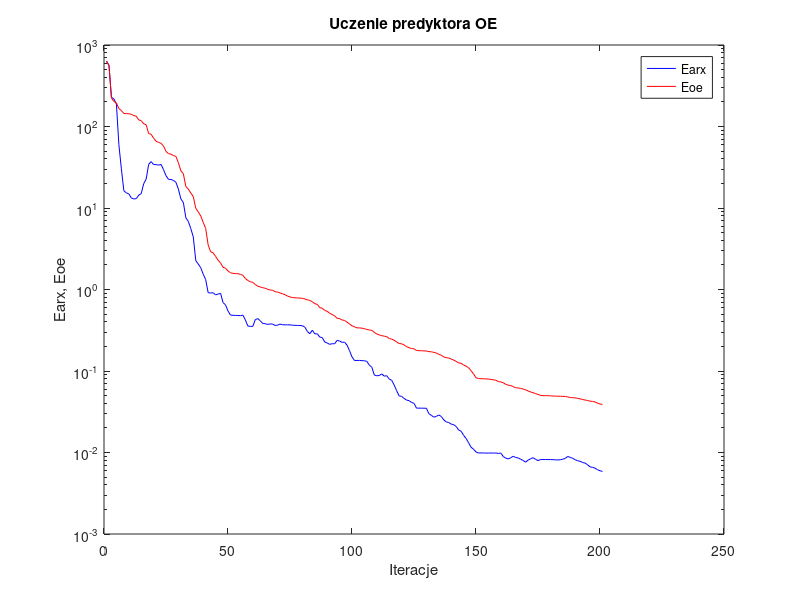
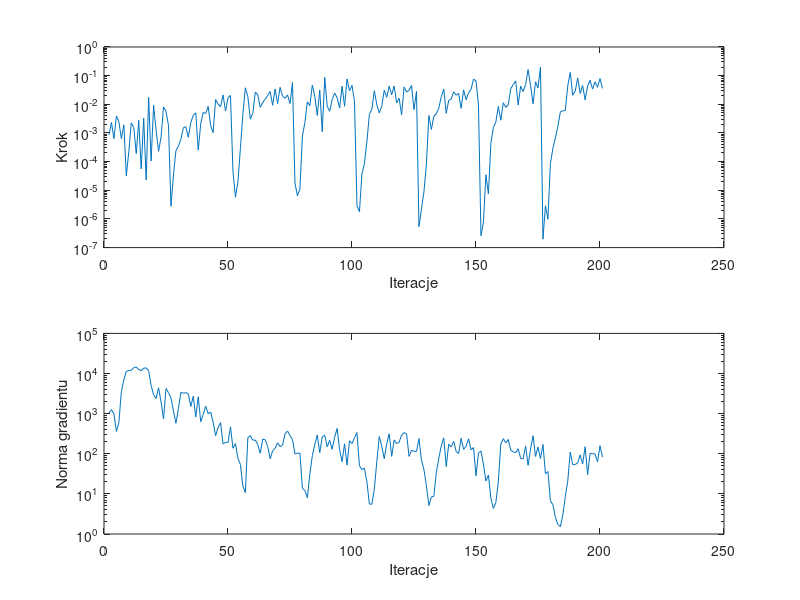

Source code (MATLAB) for these figures, in order:
%uczenie predyktora oe
clear all;
n=0; farx(n+1)=6.349077e+002; foe(n+1)=6.337611e+002; wspucz(n+1)=0.000000e+000; ng(n+1)=0.000000e+000;
%odnowa zmiennej metryki
n=1; farx(n+1)=5.630403e+002; foe(n+1)=5.627231e+002; krok(n+1)=8.523876e-004; ng(n+1)=1.030806e+003;
n=2; farx(n+1)=2.289655e+002; foe(n+1)=2.243890e+002; krok(n+1)=2.324948e-003; ng(n+1)=1.255763e+003;
n=3; farx(n+1)=2.175763e+002; foe(n+1)=2.022334e+002; krok(n+1)=6.328553e-004; ng(n+1)=9.898480e+002;
n=4; farx(n+1)=1.883446e+002; foe(n+1)=1.946101e+002; krok(n+1)=3.917519e-003; ng(n+1)=3.606488e+002;
n=5; farx(n+1)=5.973989e+001; foe(n+1)=1.658983e+002; krok(n+1)=2.444561e-003; ng(n+1)=6.031805e+002;
n=6; farx(n+1)=3.031242e+001; foe(n+1)=1.572231e+002; krok(n+1)=6.384605e-004; ng(n+1)=3.562187e+003;
n=7; farx(n+1)=1.628599e+001; foe(n+1)=1.443874e+002; krok(n+1)=1.915237e-003; ng(n+1)=6.950190e+003;
n=8; farx(n+1)=1.532173e+001; foe(n+1)=1.438819e+002; krok(n+1)=3.204087e-005; ng(n+1)=1.133682e+004;
n=9; farx(n+1)=1.491963e+001; foe(n+1)=1.434378e+002; krok(n+1)=2.215284e-004; ng(n+1)=1.186364e+004;
n=10; farx(n+1)=1.329277e+001; foe(n+1)=1.413896e+002; krok(n+1)=2.254077e-003; ng(n+1)=1.204580e+004;
n=11; farx(n+1)=1.292146e+001; foe(n+1)=1.359805e+002; krok(n+1)=1.563831e-003; ng(n+1)=1.408386e+004;
n=12; farx(n+1)=1.301798e+001; foe(n+1)=1.339271e+002; krok(n+1)=1.895397e-004; ng(n+1)=1.456815e+004;
n=13; farx(n+1)=1.437643e+001; foe(n+1)=1.204988e+002; krok(n+1)=2.739044e-003; ng(n+1)=1.244987e+004;
n=14; farx(n+1)=1.501536e+001; foe(n+1)=1.179794e+002; krok(n+1)=5.618446e-005; ng(n+1)=1.178894e+004;
n=15; farx(n+1)=1.988385e+001; foe(n+1)=1.079611e+002; krok(n+1)=3.272337e-003; ng(n+1)=1.351551e+004;
n=16; farx(n+1)=2.261840e+001; foe(n+1)=1.051528e+002; krok(n+1)=2.296646e-005; ng(n+1)=1.388903e+004;
n=17; farx(n+1)=3.422913e+001; foe(n+1)=8.188648e+001; krok(n+1)=1.733857e-002; ng(n+1)=1.174500e+004;
n=18; farx(n+1)=3.710422e+001; foe(n+1)=8.032787e+001; krok(n+1)=1.055848e-004; ng(n+1)=5.059160e+003;
n=19; farx(n+1)=3.415489e+001; foe(n+1)=7.202587e+001; krok(n+1)=9.195867e-003; ng(n+1)=2.919346e+003;
n=20; farx(n+1)=3.404052e+001; foe(n+1)=6.589564e+001; krok(n+1)=1.250908e-003; ng(n+1)=2.393166e+003;
n=21; farx(n+1)=3.363412e+001; foe(n+1)=6.382348e+001; krok(n+1)=2.288097e-004; ng(n+1)=4.405823e+003;
n=22; farx(n+1)=3.420326e+001; foe(n+1)=6.220082e+001; krok(n+1)=7.101242e-004; ng(n+1)=1.958147e+003;
n=23; farx(n+1)=2.955557e+001; foe(n+1)=5.756211e+001; krok(n+1)=8.095925e-003; ng(n+1)=7.383942e+002;
n=24; farx(n+1)=2.494106e+001; foe(n+1)=4.954189e+001; krok(n+1)=5.711090e-003; ng(n+1)=4.198477e+003;
n=25; farx(n+1)=2.246376e+001; foe(n+1)=4.644191e+001; krok(n+1)=1.835515e-003; ng(n+1)=3.332785e+003;
%odnowa zmiennej metryki
n=26; farx(n+1)=2.239206e+001; foe(n+1)=4.578340e+001; krok(n+1)=2.798591e-006; ng(n+1)=2.481301e+003;
n=27; farx(n+1)=2.178146e+001; foe(n+1)=4.399143e+001; krok(n+1)=3.440034e-005; ng(n+1)=1.170762e+003;
n=28; farx(n+1)=2.068071e+001; foe(n+1)=4.301729e+001; krok(n+1)=2.394547e-004; ng(n+1)=5.754757e+002;
n=29; farx(n+1)=1.705737e+001; foe(n+1)=3.588576e+001; krok(n+1)=3.467612e-004; ng(n+1)=1.333497e+003;
n=30; farx(n+1)=1.291952e+001; foe(n+1)=2.853267e+001; krok(n+1)=5.972073e-004; ng(n+1)=3.398396e+003;
n=31; farx(n+1)=1.167594e+001; foe(n+1)=2.632772e+001; krok(n+1)=1.524981e-003; ng(n+1)=3.223950e+003;
n=32; farx(n+1)=7.595045e+000; foe(n+1)=1.833046e+001; krok(n+1)=1.638929e-003; ng(n+1)=3.343109e+003;
n=33; farx(n+1)=6.843818e+000; foe(n+1)=1.706651e+001; krok(n+1)=7.059341e-004; ng(n+1)=3.092583e+003;
n=34; farx(n+1)=5.592139e+000; foe(n+1)=1.528269e+001; krok(n+1)=2.341941e-003; ng(n+1)=1.500715e+003;
n=35; farx(n+1)=4.422277e+000; foe(n+1)=1.379323e+001; krok(n+1)=4.101231e-003; ng(n+1)=2.711865e+003;
n=36; farx(n+1)=2.262164e+000; foe(n+1)=9.921042e+000; krok(n+1)=5.060913e-003; ng(n+1)=8.213578e+002;
n=37; farx(n+1)=2.053620e+000; foe(n+1)=8.986143e+000; krok(n+1)=2.530983e-004; ng(n+1)=2.633724e+003;
n=38; farx(n+1)=1.853402e+000; foe(n+1)=7.978268e+000; krok(n+1)=2.105249e-003; ng(n+1)=6.290498e+002;
n=39; farx(n+1)=1.540322e+000; foe(n+1)=6.675119e+000; krok(n+1)=5.214527e-003; ng(n+1)=9.488336e+002;
n=40; farx(n+1)=1.322313e+000; foe(n+1)=5.602181e+000; krok(n+1)=4.761479e-003; ng(n+1)=1.528523e+003;
n=41; farx(n+1)=9.130949e-001; foe(n+1)=3.519388e+000; krok(n+1)=8.402186e-003; ng(n+1)=9.955811e+002;
n=42; farx(n+1)=9.060872e-001; foe(n+1)=2.901284e+000; krok(n+1)=1.797903e-003; ng(n+1)=1.101532e+003;
n=43; farx(n+1)=9.131784e-001; foe(n+1)=2.820774e+000; krok(n+1)=1.022616e-003; ng(n+1)=6.126926e+002;
n=44; farx(n+1)=8.593970e-001; foe(n+1)=2.545620e+000; krok(n+1)=1.464382e-002; ng(n+1)=2.830770e+002;
n=45; farx(n+1)=8.790694e-001; foe(n+1)=2.286145e+000; krok(n+1)=1.012568e-002; ng(n+1)=4.509667e+002;
n=46; farx(n+1)=8.964994e-001; foe(n+1)=2.116051e+000; krok(n+1)=8.252536e-003; ng(n+1)=5.987143e+002;
n=47; farx(n+1)=6.921660e-001; foe(n+1)=1.871435e+000; krok(n+1)=2.128042e-002; ng(n+1)=1.749336e+002;
n=48; farx(n+1)=6.473506e-001; foe(n+1)=1.824398e+000; krok(n+1)=5.829338e-003; ng(n+1)=1.944435e+002;
n=49; farx(n+1)=5.453682e-001; foe(n+1)=1.689198e+000; krok(n+1)=1.680437e-002; ng(n+1)=1.894976e+002;
n=50; farx(n+1)=4.856865e-001; foe(n+1)=1.604674e+000; krok(n+1)=2.038266e-002; ng(n+1)=4.699982e+002;
%odnowa zmiennej metryki
n=51; farx(n+1)=4.824197e-001; foe(n+1)=1.576952e+000; krok(n+1)=4.572173e-005; ng(n+1)=1.373639e+002;
n=52; farx(n+1)=4.807782e-001; foe(n+1)=1.567080e+000; krok(n+1)=5.753080e-006; ng(n+1)=1.791274e+002;
n=53; farx(n+1)=4.794631e-001; foe(n+1)=1.563948e+000; krok(n+1)=1.999909e-005; ng(n+1)=7.621372e+001;
n=54; farx(n+1)=4.772581e-001; foe(n+1)=1.532846e+000; krok(n+1)=2.875463e-004; ng(n+1)=5.418037e+001;
n=55; farx(n+1)=4.846303e-001; foe(n+1)=1.492181e+000; krok(n+1)=4.606611e-003; ng(n+1)=1.564518e+001;
n=56; farx(n+1)=4.237111e-001; foe(n+1)=1.365301e+000; krok(n+1)=3.778964e-002; ng(n+1)=1.080996e+001;
n=57; farx(n+1)=3.564339e-001; foe(n+1)=1.287441e+000; krok(n+1)=1.842177e-002; ng(n+1)=2.519999e+002;
n=58; farx(n+1)=3.528780e-001; foe(n+1)=1.247689e+000; krok(n+1)=3.049962e-003; ng(n+1)=2.823852e+002;
n=59; farx(n+1)=3.527747e-001; foe(n+1)=1.221389e+000; krok(n+1)=4.852392e-003; ng(n+1)=2.172781e+002;
n=60; farx(n+1)=4.275145e-001; foe(n+1)=1.152257e+000; krok(n+1)=2.679765e-002; ng(n+1)=2.201715e+002;
n=61; farx(n+1)=4.393207e-001; foe(n+1)=1.097129e+000; krok(n+1)=2.138537e-002; ng(n+1)=1.679005e+002;
n=62; farx(n+1)=4.131117e-001; foe(n+1)=1.074413e+000; krok(n+1)=7.837498e-003; ng(n+1)=1.029146e+002;
n=63; farx(n+1)=3.828941e-001; foe(n+1)=1.053773e+000; krok(n+1)=1.158426e-002; ng(n+1)=2.329595e+002;
n=64; farx(n+1)=3.805541e-001; foe(n+1)=1.034683e+000; krok(n+1)=1.511671e-002; ng(n+1)=2.229238e+002;
n=65; farx(n+1)=3.726855e-001; foe(n+1)=1.005287e+000; krok(n+1)=2.025137e-002; ng(n+1)=1.517629e+002;
n=66; farx(n+1)=3.785980e-001; foe(n+1)=9.861421e-001; krok(n+1)=2.788178e-002; ng(n+1)=7.439318e+001;
n=67; farx(n+1)=3.762501e-001; foe(n+1)=9.784567e-001; krok(n+1)=9.289554e-003; ng(n+1)=1.188712e+002;
n=68; farx(n+1)=3.623704e-001; foe(n+1)=9.414265e-001; krok(n+1)=3.450322e-002; ng(n+1)=1.376669e+002;
n=69; farx(n+1)=3.651824e-001; foe(n+1)=9.301828e-001; krok(n+1)=1.058808e-002; ng(n+1)=1.882062e+002;
n=70; farx(n+1)=3.769331e-001; foe(n+1)=9.077267e-001; krok(n+1)=3.911298e-002; ng(n+1)=1.506563e+002;
n=71; farx(n+1)=3.693656e-001; foe(n+1)=8.864617e-001; krok(n+1)=1.909176e-002; ng(n+1)=1.654360e+002;
n=72; farx(n+1)=3.686166e-001; foe(n+1)=8.618274e-001; krok(n+1)=1.622219e-002; ng(n+1)=3.118134e+002;
n=73; farx(n+1)=3.686267e-001; foe(n+1)=8.295045e-001; krok(n+1)=2.128042e-002; ng(n+1)=3.693406e+002;
n=74; farx(n+1)=3.683514e-001; foe(n+1)=8.099175e-001; krok(n+1)=1.053841e-002; ng(n+1)=2.825840e+002;
n=75; farx(n+1)=3.649942e-001; foe(n+1)=7.970322e-001; krok(n+1)=5.801457e-002; ng(n+1)=2.269375e+002;
%odnowa zmiennej metryki
n=76; farx(n+1)=3.633194e-001; foe(n+1)=7.916322e-001; krok(n+1)=1.792006e-005; ng(n+1)=9.856871e+001;
n=77; farx(n+1)=3.622896e-001; foe(n+1)=7.886462e-001; krok(n+1)=6.429293e-006; ng(n+1)=1.030821e+002;
n=78; farx(n+1)=3.616196e-001; foe(n+1)=7.850017e-001; krok(n+1)=1.113304e-005; ng(n+1)=1.046908e+002;
n=79; farx(n+1)=3.594555e-001; foe(n+1)=7.784202e-001; krok(n+1)=7.899388e-004; ng(n+1)=1.381768e+001;
n=80; farx(n+1)=3.449780e-001; foe(n+1)=7.657295e-001; krok(n+1)=2.293321e-003; ng(n+1)=1.214480e+001;
n=81; farx(n+1)=3.056959e-001; foe(n+1)=7.470291e-001; krok(n+1)=1.223774e-002; ng(n+1)=8.001026e+000;
n=82; farx(n+1)=2.864884e-001; foe(n+1)=7.346675e-001; krok(n+1)=8.855578e-003; ng(n+1)=3.116995e+001;
n=83; farx(n+1)=3.165195e-001; foe(n+1)=7.081180e-001; krok(n+1)=4.663645e-002; ng(n+1)=8.922347e+001;
n=84; farx(n+1)=2.857305e-001; foe(n+1)=6.693676e-001; krok(n+1)=1.925105e-002; ng(n+1)=1.699860e+002;
n=85; farx(n+1)=2.861258e-001; foe(n+1)=6.570963e-001; krok(n+1)=4.083230e-003; ng(n+1)=2.927680e+002;
n=86; farx(n+1)=2.607179e-001; foe(n+1)=5.982909e-001; krok(n+1)=3.111101e-002; ng(n+1)=1.071139e+002;
n=87; farx(n+1)=2.570200e-001; foe(n+1)=5.901145e-001; krok(n+1)=1.106947e-003; ng(n+1)=2.636608e+002;
n=88; farx(n+1)=2.270484e-001; foe(n+1)=5.531591e-001; krok(n+1)=8.693674e-002; ng(n+1)=2.909235e+002;
n=89; farx(n+1)=2.208756e-001; foe(n+1)=5.404423e-001; krok(n+1)=8.625805e-003; ng(n+1)=1.494906e+002;
n=90; farx(n+1)=2.122350e-001; foe(n+1)=5.102828e-001; krok(n+1)=5.711090e-003; ng(n+1)=2.149734e+002;
n=91; farx(n+1)=2.163047e-001; foe(n+1)=4.944112e-001; krok(n+1)=1.464382e-002; ng(n+1)=1.291047e+002;
n=92; farx(n+1)=2.157570e-001; foe(n+1)=4.744109e-001; krok(n+1)=2.476948e-002; ng(n+1)=2.591554e+002;
n=93; farx(n+1)=2.375624e-001; foe(n+1)=4.430979e-001; krok(n+1)=1.711633e-002; ng(n+1)=4.261672e+002;
n=94; farx(n+1)=2.332783e-001; foe(n+1)=4.392831e-001; krok(n+1)=7.366454e-003; ng(n+1)=1.262547e+002;
n=95; farx(n+1)=2.247763e-001; foe(n+1)=4.227756e-001; krok(n+1)=4.285764e-002; ng(n+1)=6.339909e+001;
n=96; farx(n+1)=2.258980e-001; foe(n+1)=4.174139e-001; krok(n+1)=8.516524e-003; ng(n+1)=1.767070e+002;
n=97; farx(n+1)=2.074461e-001; foe(n+1)=3.978542e-001; krok(n+1)=7.672268e-002; ng(n+1)=5.213436e+001;
n=98; farx(n+1)=1.777784e-001; foe(n+1)=3.770073e-001; krok(n+1)=2.954351e-002; ng(n+1)=2.108298e+002;
n=99; farx(n+1)=1.490512e-001; foe(n+1)=3.589355e-001; krok(n+1)=4.568872e-002; ng(n+1)=1.797960e+002;
n=100; farx(n+1)=1.346465e-001; foe(n+1)=3.482583e-001; krok(n+1)=1.270603e-002; ng(n+1)=2.515787e+002;
%odnowa zmiennej metryki
n=101; farx(n+1)=1.348164e-001; foe(n+1)=3.382809e-001; krok(n+1)=2.917199e-006; ng(n+1)=3.356792e+002;
n=102; farx(n+1)=1.348065e-001; foe(n+1)=3.381150e-001; krok(n+1)=1.789244e-006; ng(n+1)=5.010419e+001;
n=103; farx(n+1)=1.340693e-001; foe(n+1)=3.356853e-001; krok(n+1)=3.713079e-005; ng(n+1)=4.015370e+001;
n=104; farx(n+1)=1.335085e-001; foe(n+1)=3.304119e-001; krok(n+1)=8.309647e-005; ng(n+1)=4.389784e+001;
n=105; farx(n+1)=1.313674e-001; foe(n+1)=3.230737e-001; krok(n+1)=4.838390e-004; ng(n+1)=2.020681e+001;
n=106; farx(n+1)=1.176994e-001; foe(n+1)=3.185403e-001; krok(n+1)=4.449709e-003; ng(n+1)=5.572698e+000;
n=107; farx(n+1)=1.112076e-001; foe(n+1)=3.160299e-001; krok(n+1)=6.728198e-003; ng(n+1)=5.526809e+000;
n=108; farx(n+1)=8.913269e-002; foe(n+1)=2.975077e-001; krok(n+1)=2.972664e-002; ng(n+1)=1.302060e+001;
n=109; farx(n+1)=8.746885e-002; foe(n+1)=2.846144e-001; krok(n+1)=9.590335e-003; ng(n+1)=6.414609e+001;
n=110; farx(n+1)=8.806194e-002; foe(n+1)=2.769618e-001; krok(n+1)=5.000456e-003; ng(n+1)=2.692069e+002;
n=111; farx(n+1)=9.214184e-002; foe(n+1)=2.715338e-001; krok(n+1)=8.542474e-003; ng(n+1)=1.534558e+002;
n=112; farx(n+1)=8.649273e-002; foe(n+1)=2.675055e-001; krok(n+1)=3.095635e-002; ng(n+1)=7.542869e+001;
n=113; farx(n+1)=8.756940e-002; foe(n+1)=2.640591e-001; krok(n+1)=1.761298e-002; ng(n+1)=1.774011e+002;
n=114; farx(n+1)=7.960066e-002; foe(n+1)=2.498203e-001; krok(n+1)=4.285764e-002; ng(n+1)=3.145011e+002;
n=115; farx(n+1)=7.698078e-002; foe(n+1)=2.463992e-001; krok(n+1)=2.138537e-002; ng(n+1)=8.610660e+001;
n=116; farx(n+1)=6.730241e-002; foe(n+1)=2.386143e-001; krok(n+1)=4.382471e-002; ng(n+1)=2.205340e+002;
n=117; farx(n+1)=5.737306e-002; foe(n+1)=2.268181e-001; krok(n+1)=1.111520e-002; ng(n+1)=1.794233e+002;
n=118; farx(n+1)=4.947404e-002; foe(n+1)=2.173249e-001; krok(n+1)=1.626130e-002; ng(n+1)=1.939772e+002;
n=119; farx(n+1)=4.888559e-002; foe(n+1)=2.158475e-001; krok(n+1)=4.290347e-003; ng(n+1)=2.907160e+002;
n=120; farx(n+1)=4.609409e-002; foe(n+1)=2.088916e-001; krok(n+1)=4.048730e-002; ng(n+1)=3.362527e+002;
n=121; farx(n+1)=4.397245e-002; foe(n+1)=1.990190e-001; krok(n+1)=2.679765e-002; ng(n+1)=3.155866e+002;
n=122; farx(n+1)=4.326860e-002; foe(n+1)=1.931786e-001; krok(n+1)=3.034235e-002; ng(n+1)=8.577705e+001;
n=123; farx(n+1)=4.112882e-002; foe(n+1)=1.884443e-001; krok(n+1)=4.544795e-002; ng(n+1)=1.222379e+002;
n=124; farx(n+1)=4.012486e-002; foe(n+1)=1.871015e-001; krok(n+1)=6.543079e-003; ng(n+1)=1.156819e+002;
n=125; farx(n+1)=3.504729e-002; foe(n+1)=1.785991e-001; krok(n+1)=2.835564e-002; ng(n+1)=1.137601e+002;
%odnowa zmiennej metryki
n=126; farx(n+1)=3.502109e-002; foe(n+1)=1.775814e-001; krok(n+1)=5.341266e-007; ng(n+1)=2.390226e+002;
n=127; farx(n+1)=3.498908e-002; foe(n+1)=1.771918e-001; krok(n+1)=2.179737e-006; ng(n+1)=7.040283e+001;
n=128; farx(n+1)=3.493847e-002; foe(n+1)=1.767084e-001; krok(n+1)=8.746968e-006; ng(n+1)=4.024779e+001;
n=129; farx(n+1)=3.493951e-002; foe(n+1)=1.759682e-001; krok(n+1)=8.273599e-005; ng(n+1)=1.612225e+001;
n=130; farx(n+1)=2.991201e-002; foe(n+1)=1.730015e-001; krok(n+1)=4.077649e-003; ng(n+1)=5.116315e+000;
n=131; farx(n+1)=2.858183e-002; foe(n+1)=1.718808e-001; krok(n+1)=1.320749e-003; ng(n+1)=8.377189e+000;
n=132; farx(n+1)=2.712359e-002; foe(n+1)=1.693691e-001; krok(n+1)=3.848849e-003; ng(n+1)=8.722730e+000;
n=133; farx(n+1)=2.775048e-002; foe(n+1)=1.661163e-001; krok(n+1)=4.708341e-003; ng(n+1)=3.430734e+001;
n=134; farx(n+1)=2.885653e-002; foe(n+1)=1.603948e-001; krok(n+1)=7.418259e-003; ng(n+1)=7.776842e+001;
n=135; farx(n+1)=2.768814e-002; foe(n+1)=1.560576e-001; krok(n+1)=1.857911e-002; ng(n+1)=1.575407e+002;
n=136; farx(n+1)=2.515326e-002; foe(n+1)=1.487787e-001; krok(n+1)=3.394649e-002; ng(n+1)=2.487595e+002;
n=137; farx(n+1)=2.373321e-002; foe(n+1)=1.459114e-001; krok(n+1)=4.853566e-003; ng(n+1)=4.809627e+001;
n=138; farx(n+1)=2.332708e-002; foe(n+1)=1.441735e-001; krok(n+1)=1.381076e-002; ng(n+1)=1.733610e+002;
n=139; farx(n+1)=2.230498e-002; foe(n+1)=1.403183e-001; krok(n+1)=1.495979e-002; ng(n+1)=1.476076e+002;
n=140; farx(n+1)=2.194918e-002; foe(n+1)=1.361165e-001; krok(n+1)=2.733118e-002; ng(n+1)=2.043394e+002;
n=141; farx(n+1)=2.086156e-002; foe(n+1)=1.311544e-001; krok(n+1)=2.069003e-002; ng(n+1)=1.139758e+002;
n=142; farx(n+1)=1.890025e-002; foe(n+1)=1.256753e-001; krok(n+1)=2.419175e-002; ng(n+1)=1.015030e+002;
n=143; farx(n+1)=1.823949e-002; foe(n+1)=1.243159e-001; krok(n+1)=7.242402e-003; ng(n+1)=2.427978e+002;
n=144; farx(n+1)=1.625556e-002; foe(n+1)=1.185627e-001; krok(n+1)=3.201356e-002; ng(n+1)=1.287348e+002;
n=145; farx(n+1)=1.486692e-002; foe(n+1)=1.147124e-001; krok(n+1)=1.438322e-002; ng(n+1)=1.556863e+002;
n=146; farx(n+1)=1.320370e-002; foe(n+1)=1.098046e-001; krok(n+1)=2.521242e-002; ng(n+1)=2.353432e+002;
n=147; farx(n+1)=1.160198e-002; foe(n+1)=1.009703e-001; krok(n+1)=3.322968e-002; ng(n+1)=1.257592e+002;
n=148; farx(n+1)=1.097467e-002; foe(n+1)=9.207712e-002; krok(n+1)=7.549232e-002; ng(n+1)=1.425985e+002;
n=149; farx(n+1)=1.016297e-002; foe(n+1)=8.262814e-002; krok(n+1)=6.544743e-002; ng(n+1)=2.826330e+001;
n=150; farx(n+1)=9.871706e-003; foe(n+1)=8.073276e-002; krok(n+1)=9.428457e-003; ng(n+1)=1.037999e+002;
%odnowa zmiennej metryki
n=151; farx(n+1)=9.871834e-003; foe(n+1)=8.050161e-002; krok(n+1)=2.604389e-007; ng(n+1)=1.177010e+002;
n=152; farx(n+1)=9.870961e-003; foe(n+1)=8.042394e-002; krok(n+1)=7.867635e-007; ng(n+1)=5.536194e+001;
n=153; farx(n+1)=9.842614e-003; foe(n+1)=7.991123e-002; krok(n+1)=3.468782e-005; ng(n+1)=2.092738e+001;
n=154; farx(n+1)=9.825107e-003; foe(n+1)=7.966726e-002; krok(n+1)=7.517282e-006; ng(n+1)=2.955991e+001;
n=155; farx(n+1)=9.871955e-003; foe(n+1)=7.884417e-002; krok(n+1)=4.363101e-004; ng(n+1)=7.818692e+000;
n=156; farx(n+1)=9.832282e-003; foe(n+1)=7.802704e-002; krok(n+1)=1.564230e-003; ng(n+1)=4.333480e+000;
n=157; farx(n+1)=9.859575e-003; foe(n+1)=7.703358e-002; krok(n+1)=2.415320e-003; ng(n+1)=6.038774e+000;
n=158; farx(n+1)=9.742316e-003; foe(n+1)=7.429348e-002; krok(n+1)=8.483440e-003; ng(n+1)=1.995312e+001;
n=159; farx(n+1)=9.856325e-003; foe(n+1)=7.345161e-002; krok(n+1)=2.778799e-003; ng(n+1)=1.745017e+002;
n=160; farx(n+1)=8.915790e-003; foe(n+1)=7.175968e-002; krok(n+1)=1.132561e-002; ng(n+1)=2.374669e+002;
n=161; farx(n+1)=8.521021e-003; foe(n+1)=6.853018e-002; krok(n+1)=7.822200e-003; ng(n+1)=1.874745e+002;
n=162; farx(n+1)=8.339400e-003; foe(n+1)=6.704489e-002; krok(n+1)=9.552064e-003; ng(n+1)=2.267125e+002;
n=163; farx(n+1)=8.624159e-003; foe(n+1)=6.634390e-002; krok(n+1)=3.450322e-002; ng(n+1)=1.225130e+002;
n=164; farx(n+1)=8.994421e-003; foe(n+1)=6.414410e-002; krok(n+1)=4.904612e-002; ng(n+1)=1.125545e+002;
n=165; farx(n+1)=8.685272e-003; foe(n+1)=6.237219e-002; krok(n+1)=6.533169e-002; ng(n+1)=1.055515e+002;
n=166; farx(n+1)=8.572974e-003; foe(n+1)=6.197750e-002; krok(n+1)=9.495353e-003; ng(n+1)=1.331839e+002;
n=167; farx(n+1)=8.272470e-003; foe(n+1)=6.106893e-002; krok(n+1)=4.284718e-002; ng(n+1)=7.728822e+001;
n=168; farx(n+1)=7.993961e-003; foe(n+1)=6.012154e-002; krok(n+1)=2.788178e-002; ng(n+1)=7.415760e+001;
n=169; farx(n+1)=7.611652e-003; foe(n+1)=5.871179e-002; krok(n+1)=4.852216e-002; ng(n+1)=1.555763e+002;
n=170; farx(n+1)=8.049338e-003; foe(n+1)=5.689676e-002; krok(n+1)=1.619492e-001; ng(n+1)=5.145657e+001;
n=171; farx(n+1)=8.360549e-003; foe(n+1)=5.535613e-002; krok(n+1)=4.517978e-002; ng(n+1)=1.313271e+002;
n=172; farx(n+1)=8.638379e-003; foe(n+1)=5.417946e-002; krok(n+1)=1.040137e-002; ng(n+1)=2.810241e+002;
n=173; farx(n+1)=8.261685e-003; foe(n+1)=5.280541e-002; krok(n+1)=6.090562e-002; ng(n+1)=8.554507e+001;
n=174; farx(n+1)=7.947740e-003; foe(n+1)=5.165421e-002; krok(n+1)=3.726804e-002; ng(n+1)=1.469219e+002;
n=175; farx(n+1)=8.201133e-003; foe(n+1)=5.012803e-002; krok(n+1)=2.001561e-001; ng(n+1)=7.600894e+001;
%odnowa zmiennej metryki
n=176; farx(n+1)=8.200181e-003; foe(n+1)=4.989947e-002; krok(n+1)=1.965410e-007; ng(n+1)=1.712268e+002;
n=177; farx(n+1)=8.198679e-003; foe(n+1)=4.980414e-002; krok(n+1)=2.896621e-006; ng(n+1)=3.170662e+001;
n=178; farx(n+1)=8.197912e-003; foe(n+1)=4.976567e-002; krok(n+1)=9.801052e-007; ng(n+1)=3.610322e+001;
n=179; farx(n+1)=8.182506e-003; foe(n+1)=4.963554e-002; krok(n+1)=8.528034e-005; ng(n+1)=6.702336e+000;
n=180; farx(n+1)=8.173582e-003; foe(n+1)=4.930386e-002; krok(n+1)=2.896249e-004; ng(n+1)=5.425027e+000;
n=181; farx(n+1)=8.132652e-003; foe(n+1)=4.917482e-002; krok(n+1)=6.727176e-004; ng(n+1)=2.596421e+000;
n=182; farx(n+1)=8.097156e-003; foe(n+1)=4.907307e-002; krok(n+1)=1.667309e-003; ng(n+1)=1.721722e+000;
n=183; farx(n+1)=8.147850e-003; foe(n+1)=4.898506e-002; krok(n+1)=5.414124e-003; ng(n+1)=1.510172e+000;
n=184; farx(n+1)=8.281025e-003; foe(n+1)=4.881427e-002; krok(n+1)=5.924781e-003; ng(n+1)=2.971858e+000;
n=185; farx(n+1)=8.479278e-003; foe(n+1)=4.865179e-002; krok(n+1)=6.118871e-003; ng(n+1)=8.534072e+000;
n=186; farx(n+1)=8.939665e-003; foe(n+1)=4.809267e-002; krok(n+1)=4.438543e-002; ng(n+1)=2.091335e+001;
n=187; farx(n+1)=8.709222e-003; foe(n+1)=4.726907e-002; krok(n+1)=1.296496e-001; ng(n+1)=1.099436e+002;
n=188; farx(n+1)=8.474616e-003; foe(n+1)=4.705584e-002; krok(n+1)=2.074719e-002; ng(n+1)=5.345022e+001;
n=189; farx(n+1)=8.153901e-003; foe(n+1)=4.677156e-002; krok(n+1)=2.867438e-002; ng(n+1)=5.407899e+001;
n=190; farx(n+1)=7.913732e-003; foe(n+1)=4.614117e-002; krok(n+1)=8.321100e-002; ng(n+1)=5.951335e+001;
n=191; farx(n+1)=7.798695e-003; foe(n+1)=4.553829e-002; krok(n+1)=2.398987e-002; ng(n+1)=9.409381e+001;
n=192; farx(n+1)=7.531026e-003; foe(n+1)=4.468485e-002; krok(n+1)=4.524124e-002; ng(n+1)=5.555431e+001;
n=193; farx(n+1)=7.420753e-003; foe(n+1)=4.406234e-002; krok(n+1)=1.423801e-002; ng(n+1)=1.493198e+002;
n=194; farx(n+1)=7.057654e-003; foe(n+1)=4.344732e-002; krok(n+1)=4.312599e-002; ng(n+1)=3.014447e+001;
n=195; farx(n+1)=6.668788e-003; foe(n+1)=4.263511e-002; krok(n+1)=6.864555e-002; ng(n+1)=1.023611e+002;
n=196; farx(n+1)=6.578941e-003; foe(n+1)=4.236454e-002; krok(n+1)=3.389322e-002; ng(n+1)=1.013891e+002;
n=197; farx(n+1)=6.427270e-003; foe(n+1)=4.166637e-002; krok(n+1)=6.105720e-002; ng(n+1)=9.758146e+001;
n=198; farx(n+1)=6.152239e-003; foe(n+1)=4.034672e-002; krok(n+1)=3.923333e-002; ng(n+1)=6.284266e+001;
n=199; farx(n+1)=5.976525e-003; foe(n+1)=3.930869e-002; krok(n+1)=7.919636e-002; ng(n+1)=1.587592e+002;
n=200; farx(n+1)=5.856653e-003; foe(n+1)=3.888790e-002; krok(n+1)=3.586741e-002; ng(n+1)=8.256989e+001;

figure; semilogy(farx,'b'); hold on; semilogy(foe,'r'); xlabel('Iteracje'); ylabel('Earx, Eoe'); legend('Earx','Eoe'); title('Uczenie predyktora OE');
figure; subplot(2,1,1); semilogy(krok); xlabel('Iteracje'); ylabel('Krok');
subplot(2,1,2); semilogy(ng); xlabel('Iteracje'); ylabel('Norma gradientu');
Earx=farx(n+1)
Eoe=foe(n+1)
